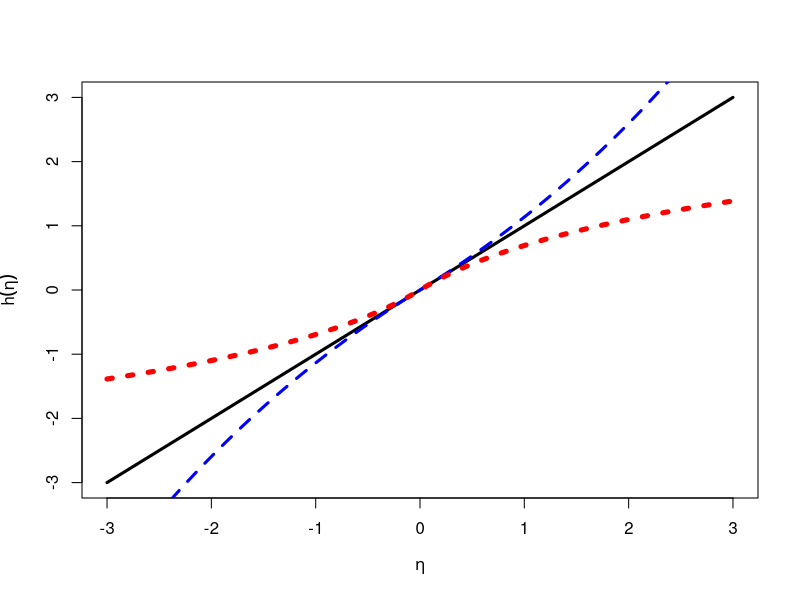
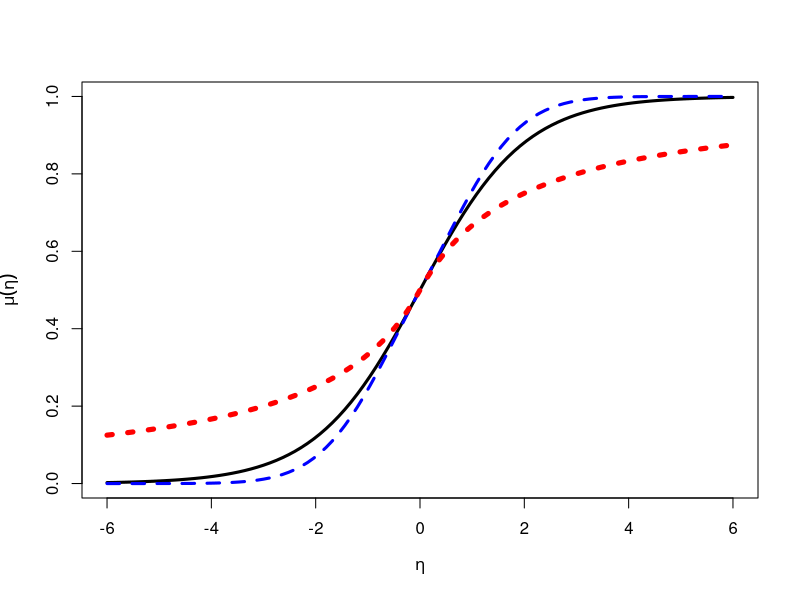
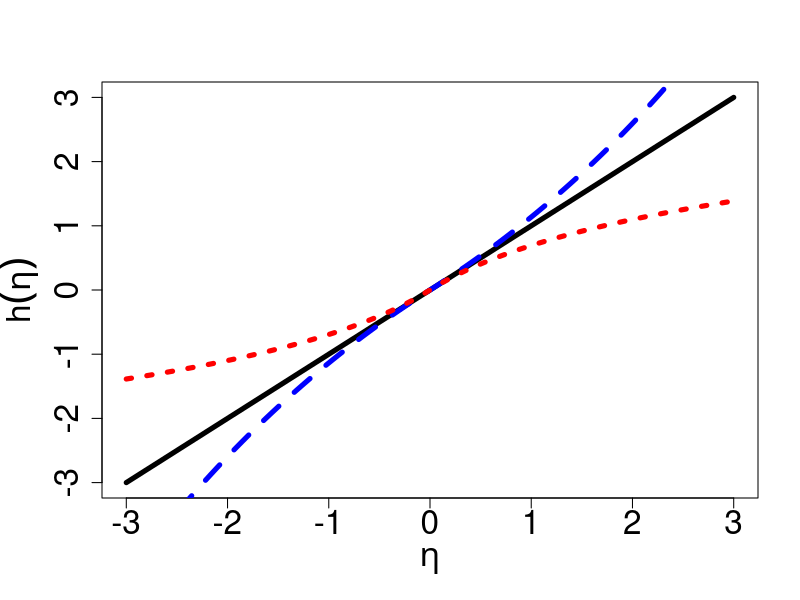
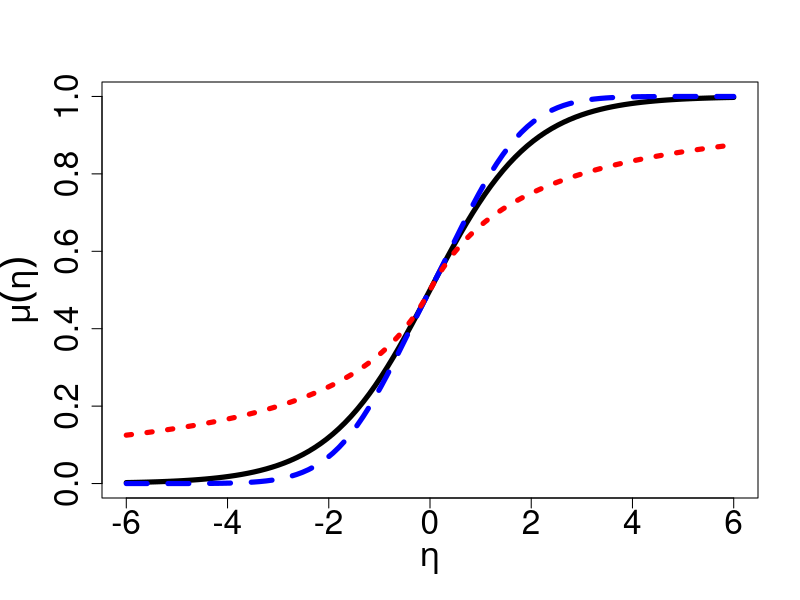

Source code (R) for these figures, in order:
# Recreate some plots from Stukel's paper

h <- function(x, alpha1, alpha2) {
  # x is a vector (potentially)!
  n <- length(x)
  ans <- numeric(n)
  for (i in 1:n) {
    eta <- x[i]
    if (eta>=0) {
      if (alpha1 > 0) {
        ansi <- 1/alpha1 * (exp(alpha1*abs(eta)) - 1)
      } else if (alpha1 == 0) {
        ansi <- eta
      } else {
        ansi <- -1/alpha1 * log(1-alpha1*abs(eta))
      }
    } else {
      if (alpha2 > 0) {
        ansi <- -1/alpha2 * (exp(alpha2*abs(eta)) - 1)
      } else if (alpha2 == 0) {
        ansi <- eta
      } else {
        ansi <- 1/alpha2 * log(1- alpha2*abs(eta))
      }
    }
    ans[i] <- ansi
  }
  return(ans)
}


# For slides
curve(1*x, from=-3, to=3, xlab=expression(eta), ylab=expression(h(eta)), lwd=3)
curve(h(x, 0.25, 0.25), add=TRUE, lty=2, col='blue', lwd=3)
curve(h(x, -1, -1), add=TRUE, lty=3, col='red', lwd=5)


curve(exp(x)/(1+exp(x)), from=-6, to=6, xlab=expression(eta), ylab=expression(mu(eta)), lwd=3)
curve(1/(1+exp(-h(x, 0.25, 0.25))), add=TRUE, lty=2, col='blue', lwd=3)
curve(1/(1+exp(-h(x, -1, -1))), add=TRUE, lty=3, col='red', lwd=5)



# For report
par(mar=c(5.1, 5.1, 4.1, 2.1)) # Default: 5.1, 4.1, 4.1, 2.1
curve(1*x, from=-3, to=3, xlab=expression(eta), ylab=expression(h(eta)), lwd=5, cex.axis=2, cex.lab=2)
curve(h(x, 0.25, 0.25), add=TRUE, lty=2, col='blue', lwd=5)
curve(h(x, -1, -1), add=TRUE, lty=3, col='red', lwd=5)


curve(exp(x)/(1+exp(x)), from=-6, to=6, xlab=expression(eta), ylab=expression(mu(eta)), lwd=5, cex.axis=2, cex.lab=2)
curve(1/(1+exp(-h(x, 0.25, 0.25))), add=TRUE, lty=2, col='blue', lwd=5)
curve(1/(1+exp(-h(x, -1, -1))), add=TRUE, lty=3, col='red', lwd=5)

par(mar=c(5.1, 4.1, 4.1, 2.1))
